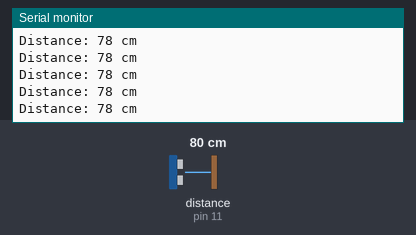
Bench run of a sketch on a simulated Arduino Uno, built with avr-gcc and run on an emulated ATmega328P. On the bench: the last lines printed to the serial monitor. Wiring (inferred from the names in the program): ultrasonic range finder: trigger pin 12; echo pin 11. The inputs (shaded band) are chosen by the test bench; at power-on: distance to the obstacle (sensor on pin 11) 80 cm. The echo pulse lasts 58.3 µs per cm.

Above: at 1.2 s.
1.3 s: distance to the obstacle (sensor on pin 11) set to 2 cm
At 1.8 s:
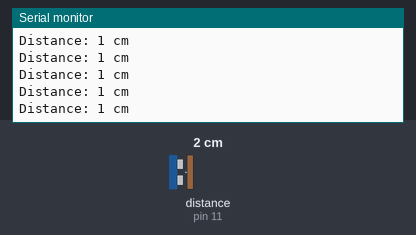
4.3 s: distance to the obstacle (sensor on pin 11) set to 4 cm
At 5.3 s:
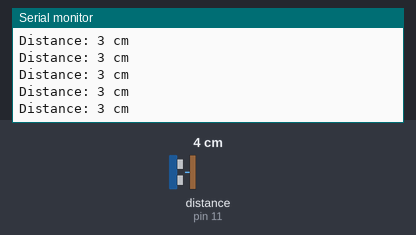
7.3 s: distance to the obstacle (sensor on pin 11) set to 18 cm
At 8.1 s:
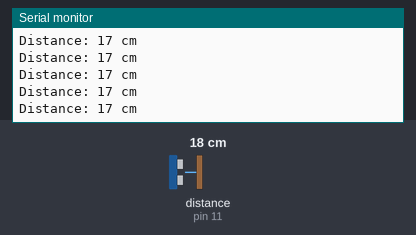
Timing chart, 0 to 10.3 s (numbered marks = the images above; inputs shaded):
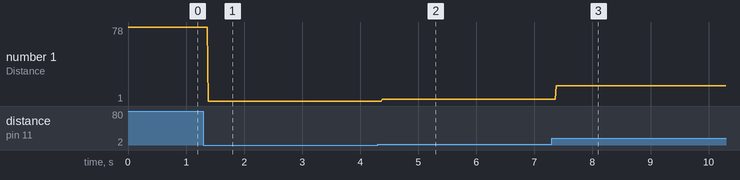

The sketch:

12LS.ino
```cpp
// defines pins numbers
const int trigPin = 12;
const int echoPin = 11;
#define SoundSpeed 0.034
// defines variables
int distance;
long duration;
float MaxWaitTimeInCm = 100 * 2 / SoundSpeed;
void setup() {
  pinMode(trigPin, OUTPUT);
  pinMode(echoPin, INPUT);
  Serial.begin(9600);
}
void loop() {
  sendTrig();
  duration = pulseIn(echoPin, HIGH, MaxWaitTimeInCm);
  // Calculating the distance
  distance = duration * SoundSpeed / 2;
  Serial.print("Distance: ");
  Serial.print(distance);
  Serial.println(" cm");
}
void sendTrig() {
  digitalWrite(trigPin, LOW);
  delayMicroseconds(2);
  digitalWrite(trigPin, HIGH);
  delayMicroseconds(10);
  digitalWrite(trigPin, LOW);
}
```

Measured:
- after the input at 1.3 s, the serial monitor: prints a new line after 0.08 s (image 1)
- after the input at 4.3 s, the serial monitor: prints a new line after 0.08 s (image 2)
- after the input at 7.3 s, the serial monitor: prints a new line after 0.07 s (image 3)
- plotted number 1: 78 → 1 after the input at 1.3 s, 1 → 3 after the input at 4.3 s, 3 → 17 after the input at 7.3 s
